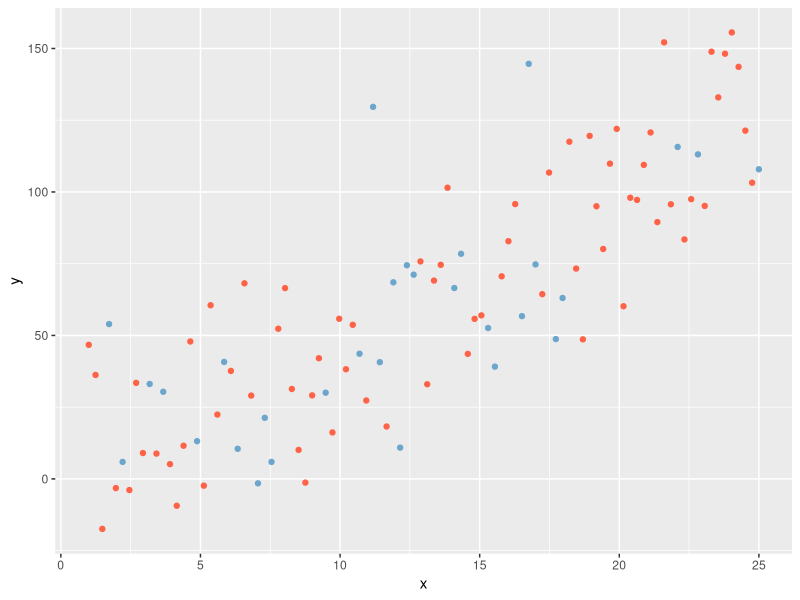
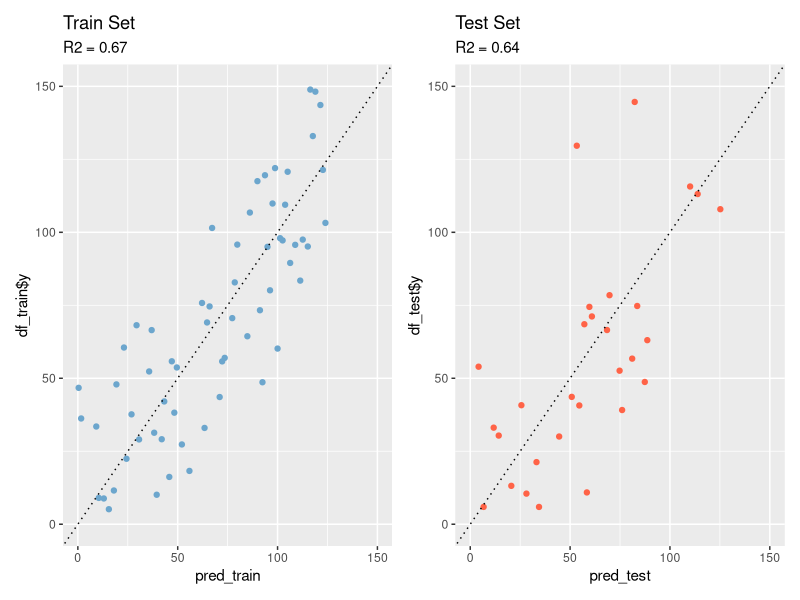

Source code (R) for these figures, in order:
## Minimal reproducible example: 
# Load packages
library(tidyverse)
library(caret)
library(rsample)
library(patchwork)

# Create random data
df_full   <- tibble(x = seq(1, 25, length.out = 100),
                    y = x * 5 + rnorm(length(x), mean = 0, sd = 25))

# Create test and train set
split     <- initial_split(df_full, prop = 0.7)
df_train  <- training(split)
df_test   <- testing(split)

# Let's look at the splitted data
ggplot() +
    geom_point(data = df_train, aes(x = x, y = y), color = "tomato") +
    geom_point(data = df_test, aes(x = x, y = y), color = "skyblue3")

# Create lm with train set
lm_fit    <- lm(y ~ x, data = df_train)

## Let's analyze the train set:
# Get predictions for train set y
pred_train <- predict(lm_fit, newdata = df_train)

# Compare predictions (modelled values) against train set observations
lm_modobs_train <- lm(df_train$y ~ pred_train)

# Get R^2 from predictions against train set observations
summary(lm_modobs_train)$r.squared

## Let's do the same on the test set:
# Get predictions for test set y
pred_test <- predict(lm_fit, newdata = df_test)

# Compare predictions (modelled values) against test set observations
lm_modobs_test <- lm(df_test$y ~ pred_test)

# Get R^2 from predictions against test set observations
summary(lm_modobs_test)$r.squared

## Plot these two predictions side by side with patchwork
plot_train <- 
    ggplot() +
    geom_point(aes(x = pred_train, y = df_train$y), color = "skyblue3") +
    geom_abline(linetype = "dotted") +
    ylim(0, 150) +
    xlim(0, 150) +
    labs(title = "Train Set",
         subtitle = "R2 = 0.67") # You could also use bquote() for this

plot_test <- 
    ggplot() +
    geom_point(aes(x = pred_test, y = df_test$y), color = "tomato") +
    geom_abline(linetype = "dotted") +
    ylim(0, 150) +
    xlim(0, 150) +
    labs(title = "Test Set",
         subtitle = "R2 = 0.64") # You could also use bquote() for this

plot_train + plot_test

## What's mising now:
# - Get the RMSE between observed and predicted values (see tutorial, or google "get rmse in r")
